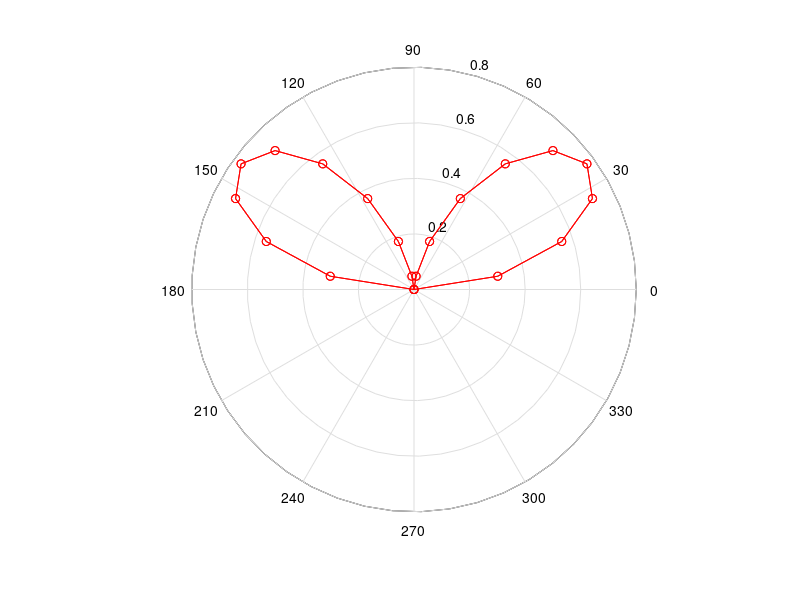

This chart was generated by the following MATLAB code:
% File: polarPlot.m
% Author: Kristian Padilla
% Date: 2021
% Revised: April 03, 2025
% Description: Generates a polar plot of a mathematical function.

function main()
    % MAIN Entry point for generating a polar plot
    clear; clc; close all;

    theta = linspace(0, 2*pi, 41); 
    r_theta = sin(2*theta) .* cos(theta);
    
    polar(theta, r_theta, 'r-o');
    grid on;
end

main();
